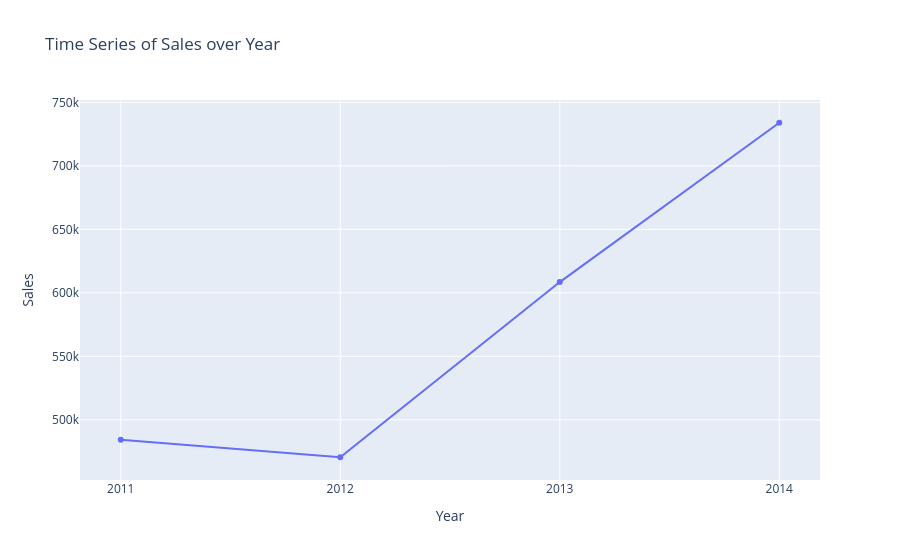

The notebook cell saved with this chart:
### Code cell
grouped_data = ss.groupby(['Order Year'])['Sales'].sum()
fig = px.line(grouped_data, x=grouped_data.index.astype(str), y=grouped_data.values, markers=True, line_shape='linear', title='Time Series of Sales over Year')
fig.update_xaxes(title='Year')
fig.update_yaxes(title='Sales')

# Show the interactive plot
fig.show()

### Figure 1 — Plotly figure (JSON) as saved in the notebook; plotly's stock layout.template omitted (floating-point values rounded to 4 significant figures)
{"data": [{"hovertemplate": "x=%{x}<br>y=%{y}<extra></extra>", "legendgroup": "", "line": {"color": "#636efa", "dash": "solid", "shape": "linear"}, "marker": {"symbol": "circle"}, "mode": "lines+markers", "name": "", "orientation": "v", "showlegend": false, "type": "scatter", "x": ["2011", "2012", "2013", "2014"], "xaxis": "x", "y": [484200.0, 470500.0, 608500.0, 733900.0], "yaxis": "y"}], "layout": {"legend": {"tracegroupgap": 0}, "title": {"text": "Time Series of Sales over Year"}, "xaxis": {"anchor": "y", "domain": [0, 1], "title": {"text": "Year"}}, "yaxis": {"anchor": "x", "domain": [0, 1], "title": {"text": "Sales"}}}}
